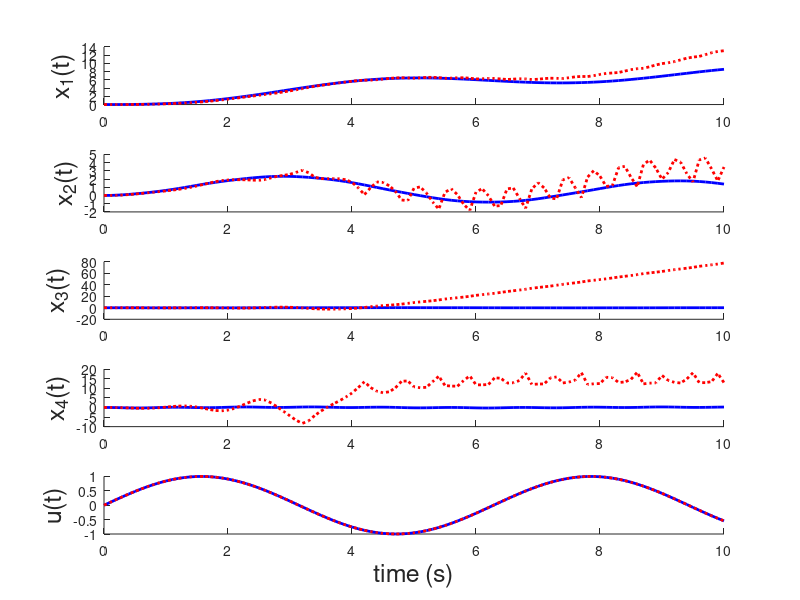

MATLAB code to generate this figure:
function SimulationScript()
    %% Initialize the simulation variables
    t0 = 0; % initial time
    dt = 0.1; % time step
    tf = 10.0; % final time
        
    % Set the control input function
    u = @(t, x) sin(t);    
    
    % Set the starting point
    x0 = [0;0;0;0];
    
    %% Simulate and plot the system using ode
    % Simulate the system
    [tvec, xvec] = matlabOde45(x0, t0, dt, tf, u);
    uvec = getControlVector(tvec, xvec, u);
    
    % Plot the resulting states
    figure;
    plotResults(tvec, xvec, uvec, 'b');
    
    %% Simulate and plot the system using Euler (or other method)
    % Simulate the system
    [tvec, xvec] = eulerIntegration(x0, t0, dt, tf, u);
    uvec = getControlVector(tvec, xvec, u);
    
    % Plot the results
    plotResults(tvec, xvec, uvec, 'r:');
    
    
end

function u_vec = getControlVector(tvec, xvec, u)
%getControlVector calculate the control vector over the specified time
%interval and state
%
% Inputs:
%   tvec: 1xm vector of time inputs
%   xvec: nxm matrix of states
%   u: function handle that takes time and state as inputs and outputs
%   the control input

    len = size(tvec, 2);
    u_vec = zeros(1, len);
    for k = 1:len
        u_vec(:,k) = u(tvec(k), xvec(:,k));
    end

end

function [tvec, xvec] = matlabOde45(x0, t0, dt, tf, u)
    %MatlabOde45 uses ODE 45 to simulate the state starting at x0 from time
    % t0 to tf
    %
    % Inputs:
    %   x0: nx1 initial state
    %   t0: scalar - initial time
    %   dt: scalar - time increment
    %   tf: scalar - final time
    %   u: function handle that takes time and state as inputs and outputs
    %   the control input
    %
    % Outputs:
    %   tvec: 1xm vector of times associated with the states
    %   xvec: nxm matrix of states where each column is a state at the
    %   associated time in tvec
    
    % Initialize the time
    t = t0:dt:tf;
    
    % Simulate the output
    [tvec xvec] = ode45(@(t,x) f(t,x,u(t,x)), t, x0);
    
    % Transpose the outputs to get in the correct form
    tvec = tvec';
    xvec = xvec';    
end

function [tvec, xvec] = eulerIntegration(x0, t0, dt, tf, u)
    %eulerIntegration uses eulerIntegration to simulate the state starting at x0 from time
    % t0 to tf
    %
    % Inputs:
    %   x0: nx1 initial state
    %   t0: scalar - initial time
    %   dt: scalar - time increment
    %   tf: scalar - final time
    %   u: function handle that takes time and state as inputs and outputs
    %   the control input
    %
    % Outputs:
    %   tvec: 1xm vector of times associated with the states
    %   xvec: nxm matrix of states where each column is a state at the
    %   associated time in tvec
    
    % Initialize values
    tvec = t0:dt:tf;
    len = length(tvec);
    xvec = zeros(size(x0,1), len);
    xvec(:,1) = x0;
    
    % Simulate forward in time
    for i=2:len
        xvec(:,i) = xvec(:,i-1) + dt*f(tvec(i-1),xvec(:,i-1),u(tvec(i-1),xvec(:,i-1)));
    end   
end

function zdot = f(t, z, u)
    %f calculates the state dynamics using the current time, state, and
    %control input
    %
    % Inputs:
    %   t: current time
    %   x: current state
    %   u: current control input
    %
    % Ouputs:
    %   xdot: time derivative of x(t)

    M = 0.5; % Mass of cart
    m = 0.2; % mass of pendulum
    b = 0.1; % coefficient of friction for cart
    l = 0.3; % length to pendulum center of mass
    I = 0.006; % mass moment of inertia of the pendulum
    g = 9.8; % Gravity constant
    
    x = z(1);
    xdot = z(2);
    theta = z(3);
    thetadot = z(4);
    thetaddot = (3*cos(theta)*sin(theta)*thetadot^2 + 343*sin(theta) + 50*u*cos(theta) - 5*xdot*cos(theta))/(3*cos(theta)^2 - 14);
    xddot = -(6*sin(theta)*thetadot^2 + 100*u - 10*xdot + 147*cos(theta)*sin(theta))/(5*(3*cos(theta)^2 - 14));
    
    % LTI equation
    zdot = [xdot; xddot; thetadot; thetaddot];
end

function plotResults(tvec, xvec, uvec, color)

    % Plot variables
    fontsize = 18;
    linewidth = 2;
    
    % Plot the resulting states
    subplot(5,1,1); hold on;
    plot(tvec, xvec(1,:), color, 'linewidth', linewidth);
    ylabel('x_1(t)', 'fontsize', fontsize);
    
    subplot(5,1,2); hold on;
    plot(tvec, xvec(2,:), color, 'linewidth', linewidth);
    ylabel('x_2(t)', 'fontsize', fontsize);
    
    subplot(5,1,3); hold on;
    plot(tvec, xvec(3,:), color, 'linewidth', linewidth);
    ylabel('x_3(t)', 'fontsize', fontsize);
    
    subplot(5,1,4); hold on;
    plot(tvec, xvec(4,:), color, 'linewidth', linewidth);
    ylabel('x_4(t)', 'fontsize', fontsize);
  
    subplot(5,1,5); hold on;
    plot(tvec, uvec, color, 'linewidth', linewidth);
    ylabel('u(t)', 'fontsize', fontsize);
    xlabel('time (s)', 'fontsize', fontsize);

end

